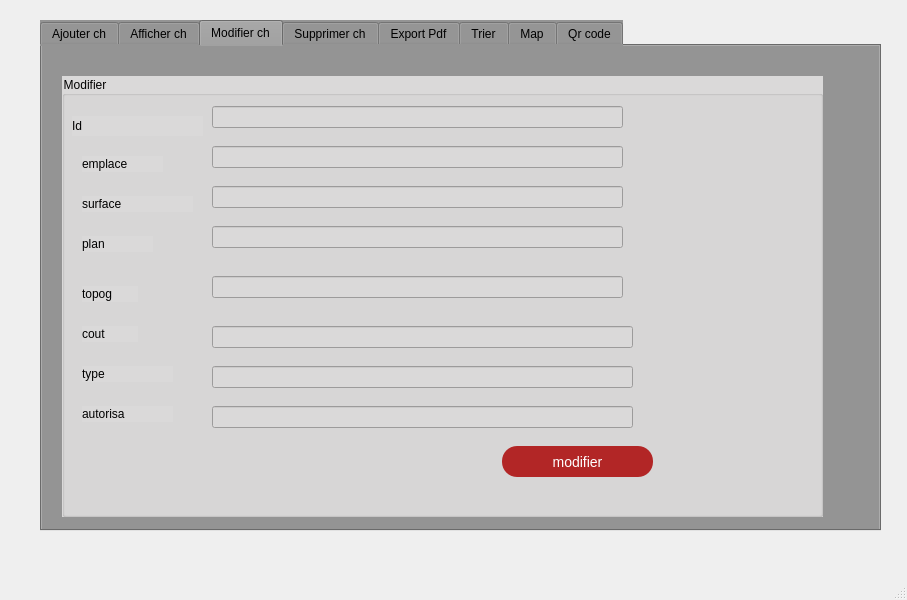
<?xml version="1.0" encoding="UTF-8"?>
<ui version="4.0">
 <class>MainWindow</class>
 <widget class="QMainWindow" name="MainWindow">
  <property name="geometry">
   <rect>
    <x>0</x>
    <y>0</y>
    <width>907</width>
    <height>600</height>
   </rect>
  </property>
  <property name="windowTitle">
   <string>MainWindow</string>
  </property>
  <widget class="QWidget" name="centralwidget">
   <widget class="QTabWidget" name="Qrcode">
    <property name="geometry">
     <rect>
      <x>40</x>
      <y>20</y>
      <width>841</width>
      <height>511</height>
     </rect>
    </property>
    <property name="accessibleName">
     <string/>
    </property>
    <property name="styleSheet">
     <string notr="true">
background-color: rgb(148, 148, 148);</string>
    </property>
    <property name="currentIndex">
     <number>2</number>
    </property>
    <widget class="QWidget" name="widget">
     <attribute name="title">
      <string>Ajouter ch</string>
     </attribute>
     <widget class="QGroupBox" name="groupBox">
      <property name="geometry">
       <rect>
        <x>20</x>
        <y>30</y>
        <width>641</width>
        <height>411</height>
       </rect>
      </property>
      <property name="styleSheet">
       <string notr="true">font: 10pt &quot;MS Shell Dlg 2&quot;;
background-color: rgb(218, 217, 217);</string>
      </property>
      <property name="title">
       <string>Ajout</string>
      </property>
      <widget class="QLabel" name="le_id_2">
       <property name="geometry">
        <rect>
         <x>10</x>
         <y>40</y>
         <width>131</width>
         <height>20</height>
        </rect>
       </property>
       <property name="text">
        <string>Id</string>
       </property>
      </widget>
      <widget class="QLabel" name="label_2">
       <property name="geometry">
        <rect>
         <x>20</x>
         <y>80</y>
         <width>81</width>
         <height>16</height>
        </rect>
       </property>
       <property name="text">
        <string>emplace</string>
       </property>
      </widget>
      <widget class="QLabel" name="label_3">
       <property name="geometry">
        <rect>
         <x>20</x>
         <y>120</y>
         <width>111</width>
         <height>16</height>
        </rect>
       </property>
       <property name="text">
        <string>surface</string>
       </property>
      </widget>
      <widget class="QLineEdit" name="line_id">
       <property name="geometry">
        <rect>
         <x>150</x>
         <y>30</y>
         <width>411</width>
         <height>22</height>
        </rect>
       </property>
      </widget>
      <widget class="QLineEdit" name="line_emplace">
       <property name="geometry">
        <rect>
         <x>150</x>
         <y>70</y>
         <width>411</width>
         <height>22</height>
        </rect>
       </property>
      </widget>
      <widget class="QLineEdit" name="line_surface">
       <property name="geometry">
        <rect>
         <x>150</x>
         <y>110</y>
         <width>411</width>
         <height>22</height>
        </rect>
       </property>
      </widget>
      <widget class="QPushButton" name="pb_ajouter">
       <property name="geometry">
        <rect>
         <x>410</x>
         <y>320</y>
         <width>141</width>
         <height>41</height>
        </rect>
       </property>
       <property name="styleSheet">
        <string notr="true">QPushButton {
color: #fff;
background:#b22626;
border-radius: 15px;
font-size:14px;
font-family:Arial, Helvetica, sans-serif;
}
QPushButton:hover {
color:#fff;
border:15px;
background:#6a1616;
}</string>
       </property>
       <property name="text">
        <string>Ajouter</string>
       </property>
      </widget>
      <widget class="QLabel" name="label_4">
       <property name="geometry">
        <rect>
         <x>20</x>
         <y>180</y>
         <width>71</width>
         <height>16</height>
        </rect>
       </property>
       <property name="text">
        <string>topog</string>
       </property>
      </widget>
      <widget class="QLabel" name="label_5">
       <property name="geometry">
        <rect>
         <x>20</x>
         <y>220</y>
         <width>56</width>
         <height>16</height>
        </rect>
       </property>
       <property name="text">
        <string>cout</string>
       </property>
      </widget>
      <widget class="QLabel" name="label_6">
       <property name="geometry">
        <rect>
         <x>20</x>
         <y>250</y>
         <width>56</width>
         <height>16</height>
        </rect>
       </property>
       <property name="text">
        <string>type</string>
       </property>
      </widget>
      <widget class="QLabel" name="label_7">
       <property name="geometry">
        <rect>
         <x>20</x>
         <y>290</y>
         <width>91</width>
         <height>16</height>
        </rect>
       </property>
       <property name="text">
        <string>autorisa</string>
       </property>
      </widget>
      <widget class="QLineEdit" name="topog">
       <property name="geometry">
        <rect>
         <x>150</x>
         <y>180</y>
         <width>411</width>
         <height>22</height>
        </rect>
       </property>
      </widget>
      <widget class="QLineEdit" name="line_cout">
       <property name="geometry">
        <rect>
         <x>150</x>
         <y>220</y>
         <width>411</width>
         <height>22</height>
        </rect>
       </property>
      </widget>
      <widget class="QLineEdit" name="line_type">
       <property name="geometry">
        <rect>
         <x>150</x>
         <y>250</y>
         <width>421</width>
         <height>22</height>
        </rect>
       </property>
      </widget>
      <widget class="QLineEdit" name="line_autorisa">
       <property name="geometry">
        <rect>
         <x>150</x>
         <y>290</y>
         <width>421</width>
         <height>22</height>
        </rect>
       </property>
      </widget>
      <widget class="QLabel" name="label_14">
       <property name="geometry">
        <rect>
         <x>20</x>
         <y>150</y>
         <width>71</width>
         <height>16</height>
        </rect>
       </property>
       <property name="text">
        <string>plan</string>
       </property>
      </widget>
      <widget class="QLineEdit" name="line_plan">
       <property name="geometry">
        <rect>
         <x>150</x>
         <y>150</y>
         <width>411</width>
         <height>22</height>
        </rect>
       </property>
      </widget>
     </widget>
    </widget>
    <widget class="QWidget" name="tab_3">
     <attribute name="title">
      <string>Afficher ch</string>
     </attribute>
     <widget class="QTableView" name="tableView_chan">
      <property name="geometry">
       <rect>
        <x>55</x>
        <y>30</y>
        <width>611</width>
        <height>341</height>
       </rect>
      </property>
      <property name="styleSheet">
       <string notr="true"> QTableView {
     selection-background-color: qlineargradient(x1: 0, y1: 0, x2: 0.5, y2: 0.5,
                                 stop: 0 #FF92BB, stop: 1 white);
 }
 QTableView QTableCornerButton::section {
     background: red;
     border: 2px outset red;
 }</string>
      </property>
     </widget>
     <widget class="QLineEdit" name="surfR">
      <property name="geometry">
       <rect>
        <x>740</x>
        <y>70</y>
        <width>71</width>
        <height>21</height>
       </rect>
      </property>
     </widget>
     <widget class="QLabel" name="label_19">
      <property name="geometry">
       <rect>
        <x>670</x>
        <y>70</y>
        <width>51</width>
        <height>21</height>
       </rect>
      </property>
      <property name="text">
       <string>Surface :</string>
      </property>
     </widget>
     <widget class="QPushButton" name="pushButton_rechS">
      <property name="geometry">
       <rect>
        <x>700</x>
        <y>100</y>
        <width>121</width>
        <height>31</height>
       </rect>
      </property>
      <property name="styleSheet">
       <string notr="true">QPushButton {
color: #fff;
background:#b22626;
border-radius: 15px;
font-size:14px;
font-family:Arial, Helvetica, sans-serif;
}
QPushButton:hover {
color:#fff;
border:15px;
background:#6a1616;
}</string>
      </property>
      <property name="text">
       <string>recherche</string>
      </property>
     </widget>
     <widget class="QLabel" name="label_20">
      <property name="geometry">
       <rect>
        <x>670</x>
        <y>160</y>
        <width>51</width>
        <height>21</height>
       </rect>
      </property>
      <property name="text">
       <string>Cout :</string>
      </property>
     </widget>
     <widget class="QLineEdit" name="lineEdit_coutR">
      <property name="geometry">
       <rect>
        <x>740</x>
        <y>160</y>
        <width>71</width>
        <height>21</height>
       </rect>
      </property>
     </widget>
     <widget class="QPushButton" name="pushButton_rech_2">
      <property name="geometry">
       <rect>
        <x>700</x>
        <y>190</y>
        <width>121</width>
        <height>31</height>
       </rect>
      </property>
      <property name="styleSheet">
       <string notr="true">QPushButton {
color: #fff;
background:#b22626;
border-radius: 15px;
font-size:14px;
font-family:Arial, Helvetica, sans-serif;
}
QPushButton:hover {
color:#fff;
border:15px;
background:#6a1616;
}</string>
      </property>
      <property name="text">
       <string>recherche</string>
      </property>
     </widget>
    </widget>
    <widget class="QWidget" name="tab_2">
     <attribute name="title">
      <string>Modifier ch</string>
     </attribute>
     <widget class="QListWidget" name="listWidget">
      <property name="geometry">
       <rect>
        <x>400</x>
        <y>100</y>
        <width>256</width>
        <height>192</height>
       </rect>
      </property>
     </widget>
     <widget class="QGroupBox" name="groupBox_2">
      <property name="geometry">
       <rect>
        <x>20</x>
        <y>30</y>
        <width>761</width>
        <height>441</height>
       </rect>
      </property>
      <property name="styleSheet">
       <string notr="true">font: 10pt &quot;MS Shell Dlg 2&quot;;
background-color: rgb(218, 217, 217);</string>
      </property>
      <property name="title">
       <string>Modifier</string>
      </property>
      <widget class="QLabel" name="le_id_3">
       <property name="geometry">
        <rect>
         <x>10</x>
         <y>40</y>
         <width>131</width>
         <height>20</height>
        </rect>
       </property>
       <property name="text">
        <string>Id</string>
       </property>
      </widget>
      <widget class="QLabel" name="label_8">
       <property name="geometry">
        <rect>
         <x>20</x>
         <y>80</y>
         <width>81</width>
         <height>16</height>
        </rect>
       </property>
       <property name="text">
        <string>emplace</string>
       </property>
      </widget>
      <widget class="QLabel" name="label_9">
       <property name="geometry">
        <rect>
         <x>20</x>
         <y>120</y>
         <width>111</width>
         <height>16</height>
        </rect>
       </property>
       <property name="text">
        <string>surface</string>
       </property>
      </widget>
      <widget class="QLineEdit" name="id_2">
       <property name="geometry">
        <rect>
         <x>150</x>
         <y>30</y>
         <width>411</width>
         <height>22</height>
        </rect>
       </property>
      </widget>
      <widget class="QLineEdit" name="emplace_2">
       <property name="geometry">
        <rect>
         <x>150</x>
         <y>70</y>
         <width>411</width>
         <height>22</height>
        </rect>
       </property>
      </widget>
      <widget class="QLineEdit" name="surface_2">
       <property name="geometry">
        <rect>
         <x>150</x>
         <y>110</y>
         <width>411</width>
         <height>22</height>
        </rect>
       </property>
      </widget>
      <widget class="QPushButton" name="pb_modifier">
       <property name="geometry">
        <rect>
         <x>440</x>
         <y>370</y>
         <width>151</width>
         <height>31</height>
        </rect>
       </property>
       <property name="styleSheet">
        <string notr="true">QPushButton {
color: #fff;
background:#b22626;
border-radius: 15px;
font-size:14px;
font-family:Arial, Helvetica, sans-serif;
}
QPushButton:hover {
color:#fff;
border:15px;
background:#6a1616;
}</string>
       </property>
       <property name="text">
        <string>modifier</string>
       </property>
      </widget>
      <widget class="QLabel" name="label_10">
       <property name="geometry">
        <rect>
         <x>20</x>
         <y>160</y>
         <width>71</width>
         <height>16</height>
        </rect>
       </property>
       <property name="text">
        <string>plan</string>
       </property>
      </widget>
      <widget class="QLabel" name="label_11">
       <property name="geometry">
        <rect>
         <x>20</x>
         <y>210</y>
         <width>56</width>
         <height>16</height>
        </rect>
       </property>
       <property name="text">
        <string>topog</string>
       </property>
      </widget>
      <widget class="QLabel" name="label_12">
       <property name="geometry">
        <rect>
         <x>20</x>
         <y>250</y>
         <width>56</width>
         <height>16</height>
        </rect>
       </property>
       <property name="text">
        <string>cout</string>
       </property>
      </widget>
      <widget class="QLabel" name="label_13">
       <property name="geometry">
        <rect>
         <x>20</x>
         <y>290</y>
         <width>91</width>
         <height>16</height>
        </rect>
       </property>
       <property name="text">
        <string>type</string>
       </property>
      </widget>
      <widget class="QLineEdit" name="plan_2">
       <property name="geometry">
        <rect>
         <x>150</x>
         <y>150</y>
         <width>411</width>
         <height>22</height>
        </rect>
       </property>
      </widget>
      <widget class="QLineEdit" name="topog_2">
       <property name="geometry">
        <rect>
         <x>150</x>
         <y>200</y>
         <width>411</width>
         <height>22</height>
        </rect>
       </property>
      </widget>
      <widget class="QLineEdit" name="cout_2">
       <property name="geometry">
        <rect>
         <x>150</x>
         <y>250</y>
         <width>421</width>
         <height>22</height>
        </rect>
       </property>
      </widget>
      <widget class="QLineEdit" name="type_2">
       <property name="geometry">
        <rect>
         <x>150</x>
         <y>290</y>
         <width>421</width>
         <height>22</height>
        </rect>
       </property>
      </widget>
      <widget class="QLineEdit" name="autorisa_2">
       <property name="geometry">
        <rect>
         <x>150</x>
         <y>330</y>
         <width>421</width>
         <height>22</height>
        </rect>
       </property>
      </widget>
      <widget class="QLabel" name="label_16">
       <property name="geometry">
        <rect>
         <x>20</x>
         <y>330</y>
         <width>91</width>
         <height>16</height>
        </rect>
       </property>
       <property name="text">
        <string>autorisa</string>
       </property>
      </widget>
     </widget>
    </widget>
    <widget class="QWidget" name="tab">
     <attribute name="title">
      <string>Supprimer ch</string>
     </attribute>
     <widget class="QLineEdit" name="ide">
      <property name="geometry">
       <rect>
        <x>170</x>
        <y>60</y>
        <width>351</width>
        <height>41</height>
       </rect>
      </property>
     </widget>
     <widget class="QLabel" name="label">
      <property name="geometry">
       <rect>
        <x>60</x>
        <y>66</y>
        <width>111</width>
        <height>20</height>
       </rect>
      </property>
      <property name="styleSheet">
       <string notr="true">font: 12pt &quot;MS Shell Dlg 2&quot;;</string>
      </property>
      <property name="text">
       <string>Id</string>
      </property>
     </widget>
     <widget class="QPushButton" name="pb_supprimer">
      <property name="geometry">
       <rect>
        <x>530</x>
        <y>60</y>
        <width>121</width>
        <height>41</height>
       </rect>
      </property>
      <property name="styleSheet">
       <string notr="true">QPushButton {
color: #fff;
background:#b22626;
border-radius: 15px;
font-size:14px;
font-family:Arial, Helvetica, sans-serif;
}
QPushButton:hover {
color:#fff;
border:15px;
background:#6a1616;
}</string>
      </property>
      <property name="text">
       <string>Supprimer</string>
      </property>
     </widget>
    </widget>
    <widget class="QWidget" name="tab_4">
     <attribute name="title">
      <string>Export Pdf</string>
     </attribute>
     <widget class="QPushButton" name="PDF_pb">
      <property name="geometry">
       <rect>
        <x>290</x>
        <y>30</y>
        <width>231</width>
        <height>71</height>
       </rect>
      </property>
      <property name="styleSheet">
       <string notr="true">QPushButton {
color: #fff;
background:#b22626;
border-radius: 15px;
font-size:40px;
font-family:Arial, Helvetica, sans-serif;
}
QPushButton:hover {
color:#fff;
border:15px;
background:#6a1616;
}</string>
      </property>
      <property name="text">
       <string>Export PDF</string>
      </property>
     </widget>
    </widget>
    <widget class="QWidget" name="tab_5">
     <attribute name="title">
      <string>Trier</string>
     </attribute>
     <widget class="QPushButton" name="triePB">
      <property name="geometry">
       <rect>
        <x>220</x>
        <y>120</y>
        <width>101</width>
        <height>31</height>
       </rect>
      </property>
      <property name="styleSheet">
       <string notr="true">QPushButton {
color: #fff;
background:#b22626;
border-radius: 15px;
font-size:14px;
font-family:Arial, Helvetica, sans-serif;
}
QPushButton:hover {
color:#fff;
border:15px;
background:#6a1616;
}</string>
      </property>
      <property name="text">
       <string>emplacement</string>
      </property>
     </widget>
     <widget class="QLabel" name="label_15">
      <property name="geometry">
       <rect>
        <x>290</x>
        <y>70</y>
        <width>101</width>
        <height>31</height>
       </rect>
      </property>
      <property name="font">
       <font>
        <pointsize>14</pointsize>
        <bold>true</bold>
       </font>
      </property>
      <property name="text">
       <string>trier selon:</string>
      </property>
     </widget>
     <widget class="QPushButton" name="triePB_2">
      <property name="geometry">
       <rect>
        <x>350</x>
        <y>120</y>
        <width>111</width>
        <height>31</height>
       </rect>
      </property>
      <property name="styleSheet">
       <string notr="true">QPushButton {
color: #fff;
background:#b22626;
border-radius: 15px;
font-size:14px;
font-family:Arial, Helvetica, sans-serif;
}
QPushButton:hover {
color:#fff;
border:15px;
background:#6a1616;
}</string>
      </property>
      <property name="text">
       <string>surface</string>
      </property>
     </widget>
     <widget class="QTableView" name="tab_trie">
      <property name="geometry">
       <rect>
        <x>70</x>
        <y>180</y>
        <width>671</width>
        <height>261</height>
       </rect>
      </property>
     </widget>
    </widget>
    <widget class="QWidget" name="tab_6">
     <attribute name="title">
      <string>Map</string>
     </attribute>
    </widget>
    <widget class="QWidget" name="tab_7">
     <attribute name="title">
      <string>Qr code</string>
     </attribute>
     <widget class="QGroupBox" name="groupInput">
      <property name="geometry">
       <rect>
        <x>490</x>
        <y>10</y>
        <width>321</width>
        <height>301</height>
       </rect>
      </property>
      <property name="maximumSize">
       <size>
        <width>760</width>
        <height>360</height>
       </size>
      </property>
      <property name="title">
       <string>QrCode :</string>
      </property>
      <widget class="QLabel" name="qrcode">
       <property name="geometry">
        <rect>
         <x>50</x>
         <y>20</y>
         <width>241</width>
         <height>211</height>
        </rect>
       </property>
       <property name="text">
        <string/>
       </property>
      </widget>
     </widget>
     <widget class="QTableView" name="tableView_Qr">
      <property name="geometry">
       <rect>
        <x>10</x>
        <y>10</y>
        <width>471</width>
        <height>461</height>
       </rect>
      </property>
      <property name="styleSheet">
       <string notr="true"> QTableView {
     selection-background-color: qlineargradient(x1: 0, y1: 0, x2: 0.5, y2: 0.5,
                                 stop: 0 #FF92BB, stop: 1 white);
 } 
QTableView QTableCornerButton::section {
     background: red;
     border: 2px outset red;
 }</string>
      </property>
     </widget>
     <widget class="QPushButton" name="generateButton">
      <property name="geometry">
       <rect>
        <x>550</x>
        <y>340</y>
        <width>201</width>
        <height>81</height>
       </rect>
      </property>
      <property name="styleSheet">
       <string notr="true">QPushButton {
color: #fff;
background:#b22626;
border-radius: 15px;
font-size:40px;
font-family:Arial, Helvetica, sans-serif;
}
QPushButton:hover {
color:#fff;
border:15px;
background:#6a1616;
}</string>
      </property>
      <property name="text">
       <string>Generate</string>
      </property>
     </widget>
    </widget>
   </widget>
  </widget>
  <widget class="QMenuBar" name="menubar">
   <property name="geometry">
    <rect>
     <x>0</x>
     <y>0</y>
     <width>907</width>
     <height>22</height>
    </rect>
   </property>
  </widget>
  <widget class="QStatusBar" name="statusbar"/>
 </widget>
 <resources/>
 <connections/>
</ui>
